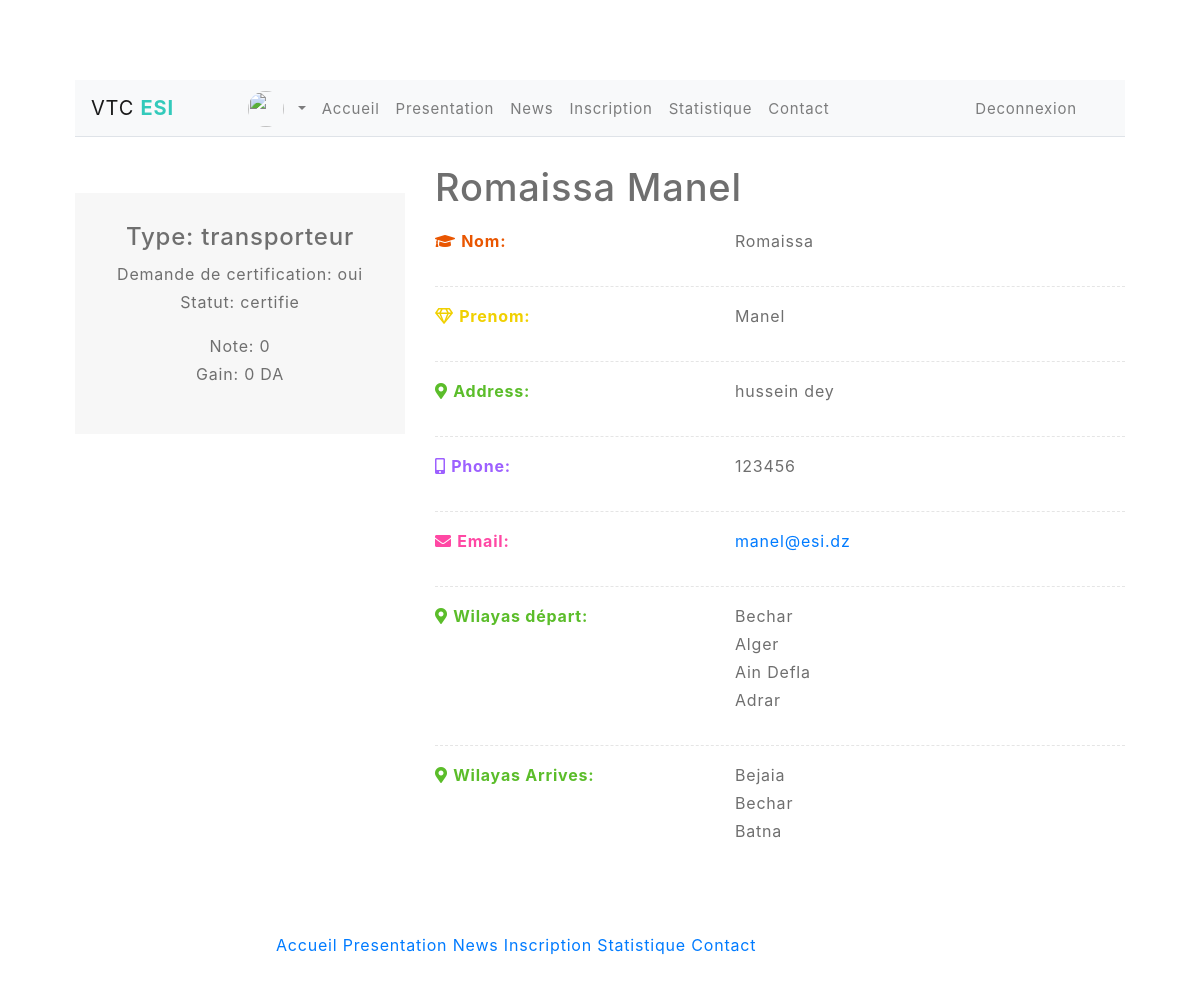
Screenshot of /profilsController/profilUser (signed in) with the database file from the repository.
### tables this page shows
CREATE TABLE IF NOT EXISTS `utilisateur` (
  `user_id` int(11) NOT NULL AUTO_INCREMENT,
  `nom` varchar(255) NOT NULL,
  `prenom` varchar(255) DEFAULT NULL,
  `email` varchar(255) DEFAULT NULL,
  `motdepasse` varchar(255) DEFAULT NULL,
  `tel` int(11) DEFAULT NULL,
  `adresse` varchar(255) DEFAULT NULL,
  `type` varchar(30) NOT NULL,
  `bloc` tinyint(1) NOT NULL DEFAULT '0',
  PRIMARY KEY (`user_id`)
);

CREATE TABLE IF NOT EXISTS `transporteur` (
  `transporteur_id` int(11) NOT NULL AUTO_INCREMENT,
  `nom` varchar(255) NOT NULL,
  `prenom` varchar(255) NOT NULL,
  `email` varchar(255) NOT NULL,
  `motdepasse` varchar(255) NOT NULL,
  `tel` int(11) NOT NULL,
  `certifie` varchar(30) NOT NULL,
  `statut` varchar(30) NOT NULL,
  `somme` int(11) DEFAULT '0',
  `note` int(11) DEFAULT NULL,
  `adresse` varchar(100) NOT NULL,
  `just` varchar(300) NOT NULL DEFAULT 'vide',
  `insc` tinyint(1) NOT NULL DEFAULT '0',
  PRIMARY KEY (`transporteur_id`)
);

CREATE TABLE IF NOT EXISTS `travailler` (
  `nom_wilaya` varchar(255) NOT NULL,
  `id_transport` int(11) NOT NULL,
  `id` int(11) NOT NULL AUTO_INCREMENT,
  PRIMARY KEY (`id`),
  KEY `id_wilaya` (`nom_wilaya`),
  KEY `id_transport` (`id_transport`)
);

CREATE TABLE IF NOT EXISTS `travailler_arrive` (
  `id` int(11) NOT NULL AUTO_INCREMENT,
  `nom_wilaya` varchar(255) NOT NULL,
  `id_transport` int(11) NOT NULL,
  PRIMARY KEY (`id`)
);

### application/controller/profilsController.php (called while the page is built, shortened)
<?php
class profilsController extends Controller {
    public function __construct() {
        require_once (APP . 'model/User.php');
        $this->model = new User();
    }
    public function profilUser()
    {
        $donnees['user']= $this->model->findUser($_SESSION['user_id']) ;
        if(isset($_SESSION['t_id']))
   {
    $donnees['transporteur']=$this->model->findT($_SESSION['t_id']) ;
    $donnees['wilayas']=$this->model->findTransportWil($_SESSION['t_id']) ;
    $donnees['arrive']=$this->model->findTransportWil2($_SESSION['t_id']) ;
    $note= $this->model->findNote($_SESSION['t_id']) ;
    $gain= $this->model->findGain($_SESSION['t_id']) ;
   }
   require_once ('../application/view/ProfilUser.php');
    }
}
?>

### public/index.php (called while the page is built, shortened)
<?php
$app = new Application();

### application/model/User.php (called while the page is built, shortened)
<?php
class User {
    public function connect()
{
   $db = "mysql:dbname=tdw; host: 127.0.0.1";
    try{
       $c= new PDO($db,"root","",array(PDO::MYSQL_ATTR_INIT_COMMAND => "SET CHARACTER SET UTF8"));
    }
    catch(PDOException $ex){
    printf("erreur de connexion", $ex->getMessage());
    exit();
    }
    return $c;
}
    public function findNote($id)
    {
        $c = $this->connect() ;
        $sql = "SELECT * FROM note WHERE id_transport = '$id'";
        $res= $c->prepare($sql);
        $res->execute() ;
        $table=$res->fetchAll(PDO::FETCH_OBJ);
        $t = 0 ;
        $i = 0 ;
        if($i==0)
        {
            return 0;
        }
        else{
            return $t/$i;
        }
    }
    public function findGain($id)
    {
        $c = $this->connect() ;
        $sql = "SELECT * FROM transporteur WHERE transporteur_id = '$id'";
        $res= $c->prepare($sql);
        $res->execute() ;
        $table=$res->fetch(PDO::FETCH_OBJ);
        return $table->somme ;
    }
    public function findUser($id)
    {
        $c = $this->connect() ;
        $sql = "SELECT * FROM utilisateur WHERE user_id='$id'";
       $res= $c->prepare($sql);
        $res->execute();
        $row =  $res->fetch(PDO::FETCH_OBJ);
        return $row;
    }
    public function findT($id)
    {
        $c = $this->connect() ;
        $sql = "SELECT * FROM transporteur WHERE transporteur_id='$id'";
       $res= $c->prepare($sql);
        $res->execute();
        $row =  $res->fetch(PDO::FETCH_OBJ);
        return $row;
    }
    public function findTransportWil($id)
    {
        $c = $this->connect() ;
      $sql = "SELECT * FROM travailler WHERE id_transport = '$id'";
      $res= $c->prepare($sql);
      $res->execute() ;
      $table=$res->fetchAll(PDO::FETCH_OBJ);
      return $table;
    }
    public function findTransportWil2($id)
    {
        $c = $this->connect() ;
      $sql = "SELECT * FROM travailler_arrive WHERE id_transport = '$id'";
      $res= $c->prepare($sql);
      $res->execute() ;
      $table=$res->fetchAll(PDO::FETCH_OBJ);
      return $table;
    }
}

### application/view/ProfilUser.php (the view, shortened to what this page needs)
<!DOCTYPE html>
<html lang="en">
<head>
    <link rel="stylesheet" href="<?php echo URL ?>css/menu.css">
    <link href="https://cdn.jsdelivr.net/npm/bootstrap@4.4.1/dist/css/bootstrap.min.css" rel="stylesheet">
</head>
<body>
<div class="container">
<?php
require_once('../application/view/Menu.php')
?>
<br>
</div>
<link rel="stylesheet" href="https://cdnjs.cloudflare.com/ajax/libs/font-awesome/5.13.0/css/all.min.css" />
<div class="container">
    <div class="team-single">
        <div class="row">
            <div class="col-lg-4 col-md-5 xs-margin-30px-bottom">
                <div class="team-single-img">
                </div>
                <div class="bg-light-gray padding-30px-all md-padding-25px-all sm-padding-20px-all text-center">
                    <h4 class="margin-10px-bottom font-size24 md-font-size22 sm-font-size20 font-weight-600">Type: <?php echo htmlspecialchars($donnees['user']->type, ENT_QUOTES, 'UTF-8')."<br>";?></h4>
                    <p class="sm-width-95 sm-margin-auto"><?php if(isset($donnees['transporteur'])) { echo "Demande de certification: ".$donnees['transporteur']->certifie."<br>";
                    echo "Statut: ".$donnees['transporteur']->statut;
                    } ?></p>
                    <p class="sm-width-95 sm-margin-auto"><?php if(isset($donnees['transporteur'])) {
                    echo "Note: ".$note."<br>";
                    echo "Gain: ".$gain." DA<br>";
                    } ?></p>
                </div>
            </div>
            <div class="col-lg-8 col-md-7">
                <div class="team-single-text padding-50px-left sm-no-padding-left">
                    <h4 class="font-size38 sm-font-size32 xs-font-size30"><?php echo htmlspecialchars($donnees['user']->nom, ENT_QUOTES, 'UTF-8');
                    echo " ".htmlspecialchars($donnees['user']->prenom, ENT_QUOTES, 'UTF-8'); ?></h4>
                    <div class="contact-info-section margin-40px-tb">
                        <ul class="list-style9 no-margin">
                            <li>
                                <div class="row">
                                    <div class="col-md-5 col-5">
                                        <i class="fas fa-graduation-cap text-orange"></i>
                                        <strong class="margin-10px-left text-orange">Nom:</strong>
                                    </div>
                                    <div class="col-md-7 col-7">
                                        <p><?php echo htmlspecialchars($donnees['user']->nom, ENT_QUOTES, 'UTF-8'); ?></p>
                                    </div>
                                </div>
                            </li>
                            <li>
                                <div class="row">
                                    <div class="col-md-5 col-5">
                                        <i class="far fa-gem text-yellow"></i>
                                        <strong class="margin-10px-left text-yellow">Prenom:</strong>
                                    </div>
                                    <div class="col-md-7 col-7">
                                        <p><?php echo htmlspecialchars($donnees['user']->prenom, ENT_QUOTES, 'UTF-8'); ?></p>
                                    </div>
                                </div>
                            </li>
                            <li>
                                <div class="row">
                                    <div class="col-md-5 col-5">
                                        <i class="fas fa-map-marker-alt text-green"></i>
                                        <strong class="margin-10px-left text-green">Address:</strong>
                                    </div>
                                    <div class="col-md-7 col-7">
                                        <p><?php echo htmlspecialchars($donnees['user']->adresse, ENT_QUOTES, 'UTF-8'); ?></p>
                                    </div>
                                </div>
                            </li>
                            <li>
                                <div class="row">
                                    <div class="col-md-5 col-5">
                                        <i class="fas fa-mobile-alt text-purple"></i>
                                        <strong class="margin-10px-left xs-margin-four-left text-purple">Phone:</strong>
                                    </div>
                                    <div class="col-md-7 col-7">
                                        <p><?php echo htmlspecialchars($donnees['user']->tel, ENT_QUOTES, 'UTF-8'); ?></p>
                                    </div>
                                </div>
                            </li>
                            <li>
                                <div class="row">
                                    <div class="col-md-5 col-5">
                                        <i class="fas fa-envelope text-pink"></i>
                                        <strong class="margin-10px-left xs-margin-four-left text-pink">Email:</strong>
                                    </div>
                                    <div class="col-md-7 col-7">
                                        <p><a href="javascript:void(0)"><?php echo htmlspecialchars($donnees['user']->email, ENT_QUOTES, 'UTF-8'); ?></a></p>
                                    </div>
                                </div>
                            </li>
                            <?php if(isset($donnees['wilayas'])) {?>
                            <li>
<div class="row">
    <div class="col-md-5 col-5">
        <i class="fas fa-map-marker-alt text-green"></i>
        <strong class="margin-10px-left text-green">Wilayas départ:</strong>
    </div>
    <div class="col-md-7 col-7">
        <p><?php foreach($donnees['wilayas'] as $wilaya) {
            echo $wilaya->nom_wilaya."<br>"; }?>
        </p>
    </div>
</div>
</li>
<?php } if(isset($donnees['arrive'])) {?>
                            <li>
<div class="row">
    <div class="col-md-5 col-5">
        <i class="fas fa-map-marker-alt text-green"></i>
        <strong class="margin-10px-left text-green">Wilayas Arrives:</strong>
    </div>
    <div class="col-md-7 col-7">
        <p><?php foreach($donnees['arrive'] as $wilaya) {
            echo $wilaya->nom_wilaya."<br>"; }?>
        </p>
    </div>
</div>
</li>
<?php }?>
                        </ul>
                    </div>
                </div>
            </div>
        </div>
    </div>
</div>
<?php
 require_once("../application/view/footer.php") ;
 ?>
</body>
</html>

### public/css/menu.css (style rules this page uses)
body { margin: 0; font-family: Arial, Helvetica, sans-serif; }

### application/view/ProfilUser.php (style rules this page uses)
body { margin:5%; padding:5%; }
body { font-size: 16px; color: #6f6f6f; font-weight: 400; line-height: 28px; letter-spacing: 0.8px; margin-top:20px; }
.font-size38 { font-size: 38px; }
.padding-30px-all { padding: 30px; }
.bg-light-gray { background-color: #f7f7f7; }
.text-center { text-align: center!important; }
.list-style9 { list-style: none; padding: 0 }
.list-style9 li { position: relative; padding: 0 0 15px 0; margin: 0 0 15px 0; border-bottom: 1px dashed rgba(0, 0, 0, 0.1) }
.list-style9 li:last-child { border-bottom: none; padding-bottom: 0; margin-bottom: 0 }
.text-orange { color: #e95601 }
.text-green { color: #5bbd2a }
.text-yellow { color: #f0d001 }
.text-pink { color: #ff48a4 }
.text-purple { color: #9d60ff }

### rows the page displays
utilisateur: type "transporteur", nom "Romaissa", prenom "Manel", adresse "hussein dey", tel "123456", email "manel@esi.dz"
transporteur: certifie "oui", statut "certifie", somme "0"
travailler: nom_wilaya "Bechar"
travailler: nom_wilaya "Alger"
travailler: nom_wilaya "Ain Defla"
travailler: nom_wilaya "Adrar"
travailler_arrive: nom_wilaya "Bejaia"
travailler_arrive: nom_wilaya "Bechar"
travailler_arrive: nom_wilaya "Batna"

### other values shown
$note "0"
